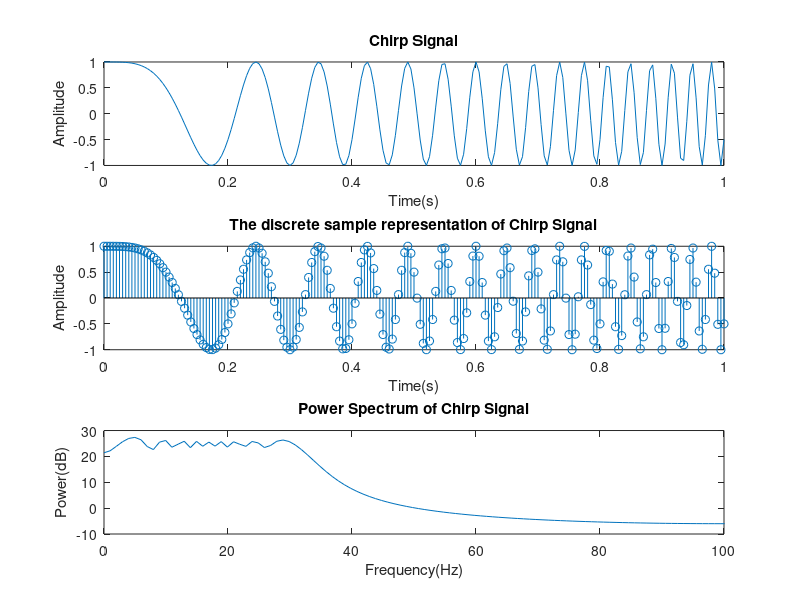

MATLAB code to generate this figure:
close all
clc
clear all

%%
Fs = 200;                 %Sampling frequency
t = 0:1/Fs:1;             %Time vector of 1 second
x=chirp(t,0,1,Fs/6);

%%
%Fast fourier transform
NFFT=length(x);
F=((0:1/NFFT:1-1/NFFT)*Fs);%1/NFFT is the frequency resolution
X_FFT=fft(x,NFFT);
Ampli_Xfft=20*log10(abs(X_FFT));

%%
%Draw the graph
figure
subplot(3,1,1)
plot (t,x)
title('Chirp Signal');
xlabel('Time(s)');
ylabel('Amplitude');

subplot(3,1,2)
stem(t,x)
title('The discrete sample representation of Chirp Signal');
xlabel('Time(s)');
ylabel('Amplitude');

subplot(3,1,3)
plot(F,Ampli_Xfft)
axis([0 100 -10 30])
title('Power Spectrum of Chirp Signal');
xlabel('Frequency(Hz)');
ylabel('Power(dB)');




